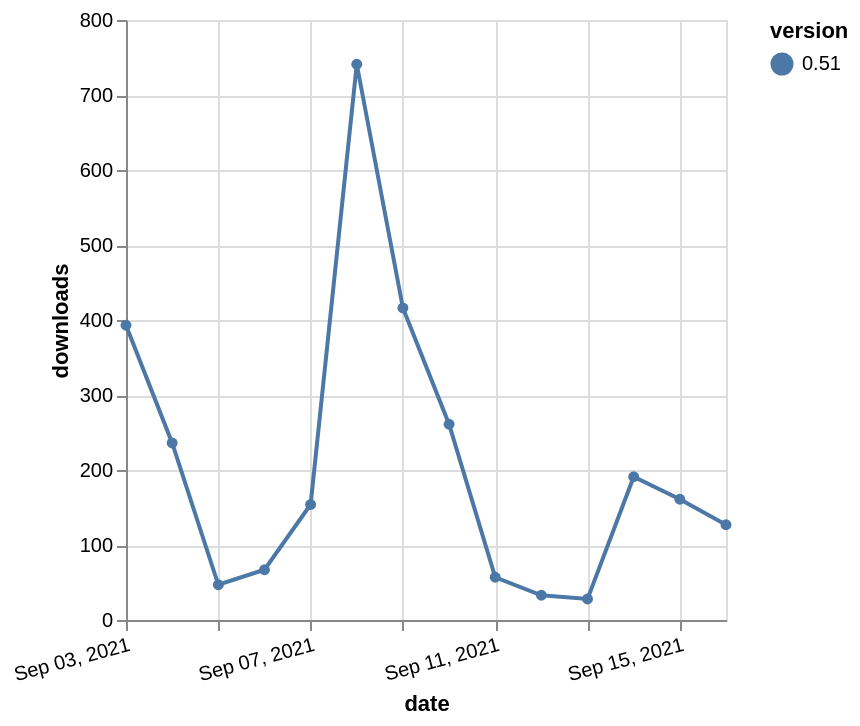

Express this chart as Vega-Lite.
### Vega-Lite specification from a JSON file in a GitHub repository (floating-point values rounded to 4 significant figures)
{"$schema": "https://vega.github.io/schema/vega-lite/v5.json", "description": "A simple bar chart with embedded data.", "data": {"values": [{"date": "2021-09-03", "total": 171544, "delta": 393, "version": "0.51"}, {"date": "2021-09-04", "total": 171780, "delta": 236, "version": "0.51"}, {"date": "2021-09-05", "total": 171827, "delta": 47, "version": "0.51"}, {"date": "2021-09-06", "total": 171894, "delta": 67, "version": "0.51"}, {"date": "2021-09-07", "total": 172048, "delta": 154, "version": "0.51"}, {"date": "2021-09-08", "total": 172789, "delta": 741, "version": "0.51"}, {"date": "2021-09-09", "total": 173205, "delta": 416, "version": "0.51"}, {"date": "2021-09-10", "total": 173466, "delta": 261, "version": "0.51"}, {"date": "2021-09-11", "total": 173523, "delta": 57, "version": "0.51"}, {"date": "2021-09-12", "total": 173556, "delta": 33, "version": "0.51"}, {"date": "2021-09-13", "total": 173584, "delta": 28, "version": "0.51"}, {"date": "2021-09-14", "total": 173775, "delta": 191, "version": "0.51"}, {"date": "2021-09-15", "total": 173936, "delta": 161, "version": "0.51"}, {"date": "2021-09-16", "total": 174063, "delta": 127, "version": "0.51"}]}, "width": "container", "mark": {"type": "line", "point": {"filled": true}}, "encoding": {"x": {"field": "date", "type": "temporal", "timeUnit": "yearmonthdate", "title": "date", "axis": {"labelAngle": -15}}, "y": {"field": "delta", "type": "quantitative", "title": "downloads"}, "color": {"field": "version", "type": "nominal"}, "tooltip": {"field": "delta"}}}
